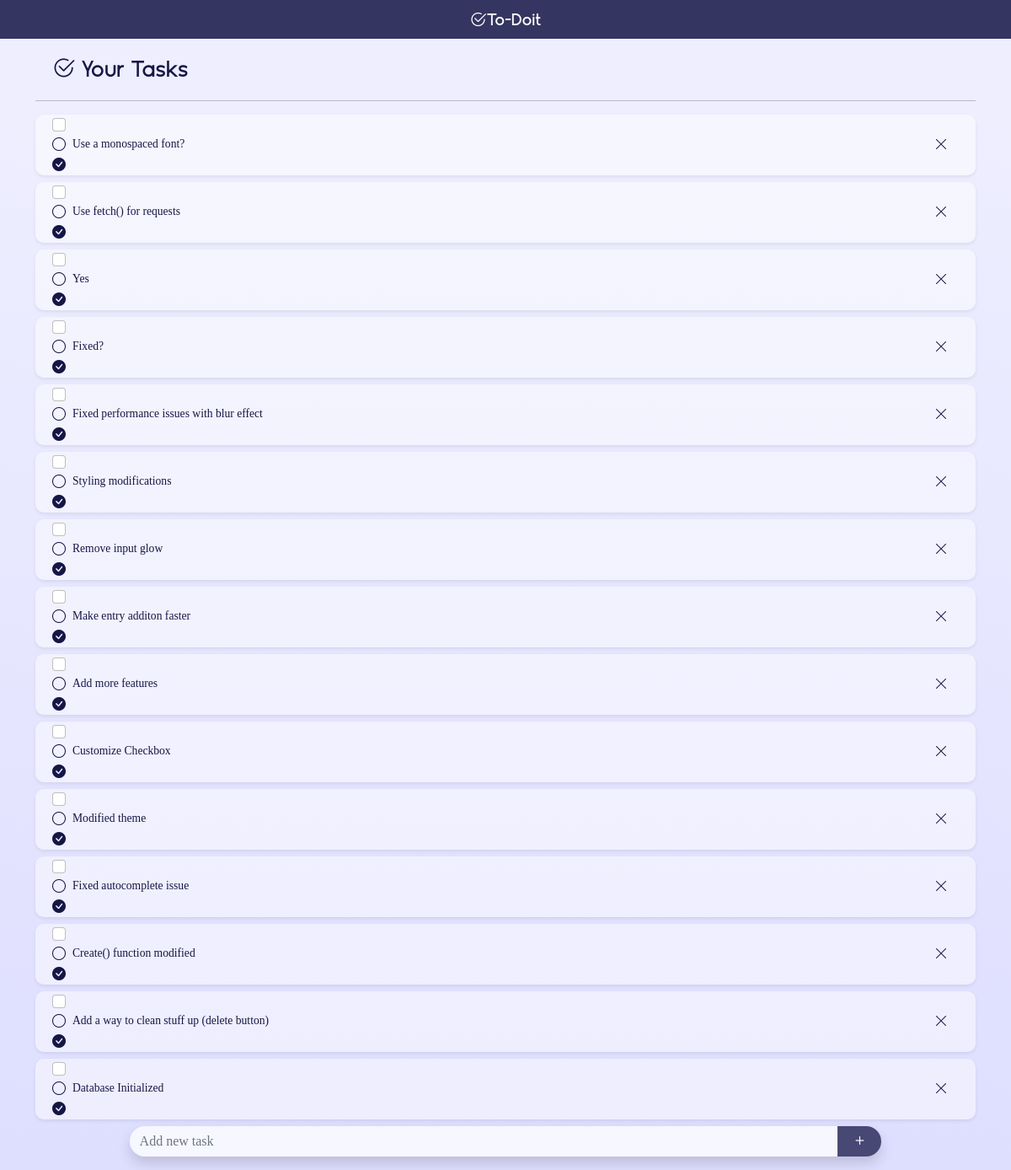
Before: / with the older database file.
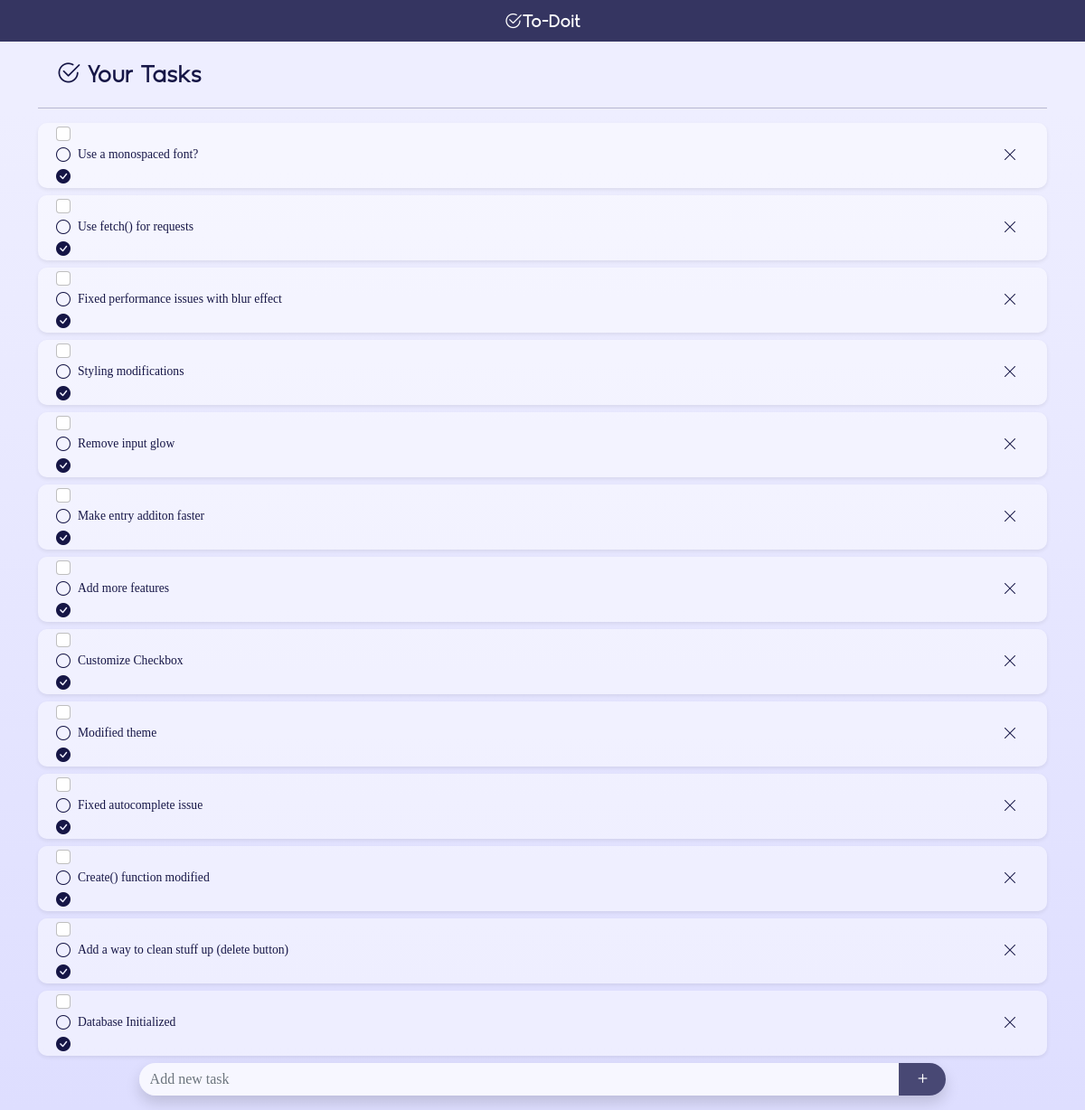
After: the same page with the newer database file.
### tables this page shows
CREATE TABLE todos (
    id INTEGER PRIMARY KEY AUTOINCREMENT,
    time TIMESTAMP NOT NULL DEFAULT CURRENT_TIMESTAMP,
    content TEXT NOT NULL
);

### app.py (the view)
@app.route('/', methods =["GET", "POST"])
def index():
    conn = get_db_connection()
    todos = conn.execute('SELECT * FROM todos').fetchall()
    todos = reversed(todos)
    conn.close()
    return render_template('index.html',todos=todos, datetime=datetime)

### app.py (called while the page is built)
def get_db_connection():
    conn = sqlite3.connect('database.db')
    conn.row_factory = sqlite3.Row
    return conn

### templates/index.html
{% extends 'base.html' %}
{% block content %}
    {% for entry in todos %}
        <div id="{{ entry['id'] }}" class="card mb-2 shadow-sm">
            <li class="list-group-item py-0 border-0 d-flex justify-content-between align-items-center">
    	    	<div class="pretty p-icon p-toggle p-plain px-1">
                    <input class="form-check-input me-1" type="checkbox">
                    <div class="state p-off">
                        <i class="bi bi-circle"></i>
                    </div>
                    <div class="state p-on">
                        <i class="bi bi-check-circle-fill"></i>
                    </div>
                </div>
                <div class="card-body lh-sm px-0">{{ entry['content'] }}</div>
                <button id="{{ entry['id'] }}" type="button" class="btn btn-sm px-2 mx-2 close-btn"><i class="bi bi-x-lg"></i></button>
            </li>
        </div>
    {% endfor %}
{% endblock %}

### templates/base.html (shortened to what this page needs)
<!doctype html>
<html lang="en">
  <head>
    <link rel="stylesheet" href="https://cdn.jsdelivr.net/npm/bootstrap@5.0.2/dist/css/bootstrap.min.css">
    <link rel="stylesheet" href="https://cdn.jsdelivr.net/npm/pretty-checkbox@3.0/dist/pretty-checkbox.min.css">
    <link rel="stylesheet" href="https://cdn.jsdelivr.net/npm/bootstrap-icons@1.9.1/font/bootstrap-icons.css">
    <link rel="stylesheet" href="{{ url_for('static',filename='style.css') }}" type="text/css">
  </head>
  <body>
	<nav class="navbar sticky-top navbar-dark navbar-custom">
    	<div class="container">
        <a class="navbar-brand logotype py-0 mx-auto" href="#">
            <i class="bi bi-check2-circle"></i>To-Doit
        </a>
  	  </div>
	</nav>
	<div class="content container">
    <h1 class="header text-left"><i class="bi bi-check2-circle"></i> Your Tasks</h1>
    <hr>
    <ul class="list-group">
        {% block content %} {% endblock %}
        <form id="add_task" method="POST" class="fixed-bottom-group">
	        <div class="input-group shadow mb-3">
		        <input id="task_input" type="text" name="new_task" autocomplete="off" class="form-control" placeholder="Add new task">
		        <button class="btn btn-dark btn-lg py-0 my-0 btn-custom" type="submit"><i class="bi bi-plus"></i></button>
	        </div>
	    </form>
	</ul>
	</div>
  </body>
</html>

### static/style.css (style rules this page uses)
html { min-height: 100%; }
body { background: linear-gradient(0deg, #dedeff 0%, #eeeeff 90%); background-repeat: no-repeat; font-size: 100%; color: rgb(22,22,70); }
.navbar-custom { background-color: rgba(22,22,70,0.85); }
.logotype { font-family: 'Geomatrix'; }
.header { font-family: 'Geomatrix'; font-size: 1.7em; margin: 20px; }
.content { font-family: 'Roundy'; margin: auto; }
.fixed-bottom-group { position:sticky; bottom:0; left:0; right:0; width:80%; margin:auto; }
.input-group { border-radius: 30px; }
input[type="text"] { background-color: rgba(255,255,255,0.75); backdrop-filter: blur(1px); border: 0px; border-radius: 30px; }
.btn-custom { background-color: rgba(22,22,70,0.75); border: 0px; border-radius: 0 30px 30px 0; }
.card { background-color: rgba(255,255,255,0.45); border: 0px; border-radius: 10px; }
.list-group-item, .list-group-item .close-btn { background-color: rgba(0,0,0,0); color: rgb(22,22,70); }
.close-btn { font-size: 1em; }
.card-body { font-size: 0.85em; }

Changed rows visible on the page:
removed todos: content "Yes"
removed todos: content "Fixed?"
